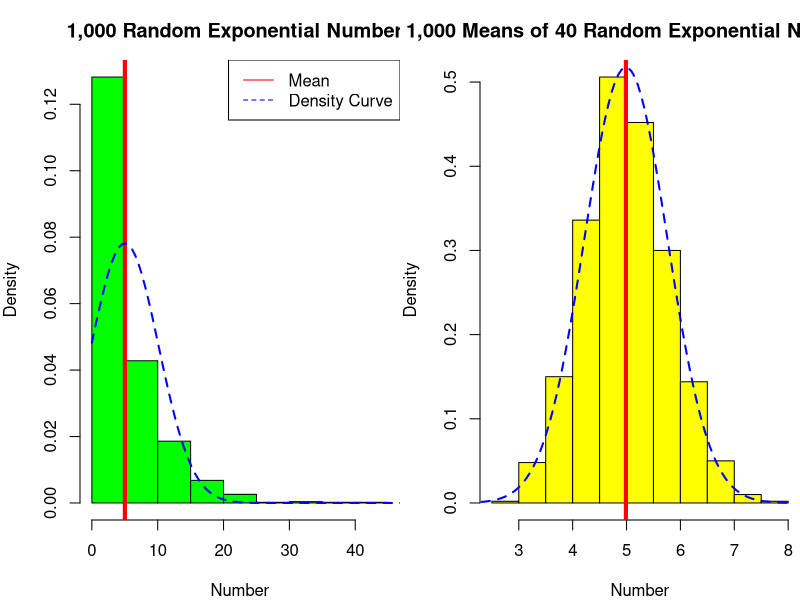
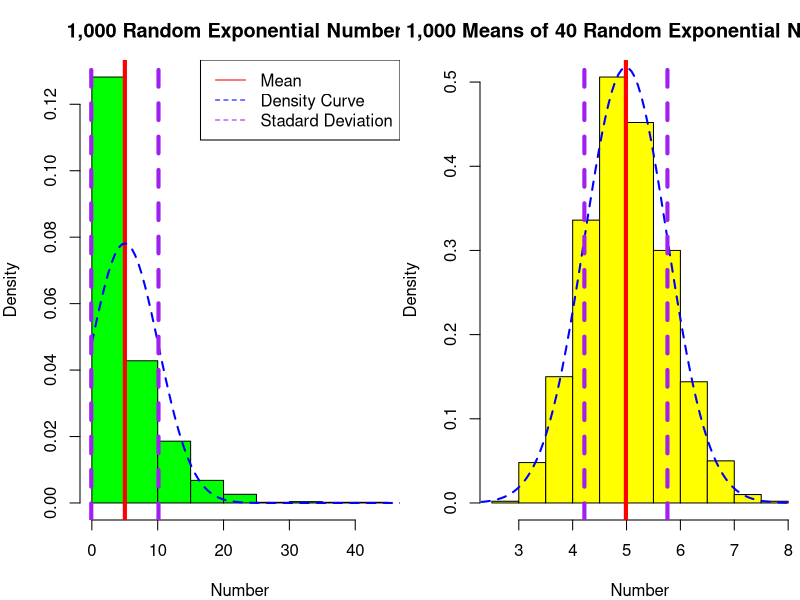

Reproduce these figures in R, in order.
#simulation for 1000 random exponentials
set.seed(1000)
rnumbers <- rexp(1000, 0.2)

#simulation for 1000 averages of 40 random exponentials
set.seed(4000)
rmeans = NULL
for(i in 1:1000) {
        rmeans <- c(rmeans, mean(rexp(40, 0.2)))
}

#comparing means of simulations
par(mfrow = c(1, 2), mar = c(4, 4, 3, 0))
hist(rnumbers, col = "green", xlab = "Number", freq = FALSE,
     main = "1,000 Random Exponential Numbers")
abline(v = mean(rnumbers), col = "red", lwd = 4)
x.num <- seq(0, 50, length.out=100)
y.num <- dnorm(x.num, mean(rnumbers), sd(rnumbers))
lines(x.num, y.num, col = "blue", lwd = 2, lty = 2)
legend("topright", legend = c("Mean", "Density Curve"), col = c("red", "blue"),
       lty = 1:2)
       
hist(rmeans, col = "yellow", xlab = "Number", freq = FALSE,
     main = "1,000 Means of 40 Random Exponential Numbers")
abline(v = mean(rmeans), col = "red", lwd = 4)
x.mean <- seq(2, 8, length.out=100)
y.mean <- dnorm(x.mean, mean(rmeans), sd(rmeans))
lines(x.mean, y.mean, col = "blue", lwd = 2, lty = 2)

means <- data.frame("Dataset" = c("1,000 Numbers", "1,000 Means"), 
                    "Mean" = c(mean(rnumbers), mean(rmeans)))
print(means)

#comparing variances
par(mfrow = c(1, 2), mar = c(4, 4, 3, 0))
hist(rnumbers, col = "green", xlab = "Number", freq = FALSE,
     main = "1,000 Random Exponential Numbers")
abline(v = mean(rnumbers), col = "red", lwd = 4)
x.num <- seq(0, 50, length.out=100)
y.num <- dnorm(x.num, mean(rnumbers), sd(rnumbers))
lines(x.num, y.num, col = "blue", lwd = 2, lty = 2)
legend("topright", legend = c("Mean", "Density Curve", "Stadard Deviation"), 
       col = c("red", "blue", "purple"), lty = c(1, 2, 2))
abline(v = mean(rnumbers) - sd(rnumbers), col = "purple", lwd = 4, lty = 2)
abline(v = mean(rnumbers) + sd(rnumbers), col = "purple", lwd = 4, lty = 2)

hist(rmeans, col = "yellow", xlab = "Number", freq = FALSE,
     main = "1,000 Means of 40 Random Exponential Numbers")
abline(v = mean(rmeans), col = "red", lwd = 4)
x.mean <- seq(2, 8, length.out=100)
y.mean <- dnorm(x.mean, mean(rmeans), sd(rmeans))
lines(x.mean, y.mean, col = "blue", lwd = 2, lty = 2)
abline(v = mean(rmeans) - sd(rmeans), col = "purple", lwd = 4, lty = 2)
abline(v = mean(rmeans) + sd(rmeans), col = "purple", lwd = 4, lty = 2)

sds <- data.frame("Dataset" = c("1,000 Numbers", "1,000 Means"), 
                  "Standard Deviation" = c(sd(rnumbers), sd(rmeans)))
print(sds)

#prove normal distribution
sd1low <- mean(rmeans) - sd(rmeans)
sd2low <- mean(rmeans) - 2*sd(rmeans)
sd3low <- mean(rmeans) - 3*sd(rmeans)
sd1high <- mean(rmeans) + sd(rmeans)
sd2high <- mean(rmeans) + 2*sd(rmeans)
sd3high <- mean(rmeans) + 3*sd(rmeans)
sd1percent <- length(which(rmeans <= sd1high & rmeans >=sd1low))/length(rmeans)
sd2percent <- length(which(rmeans <= sd2high & rmeans >=sd2low))/length(rmeans)
sd3percent <- length(which(rmeans <= sd3high & rmeans >=sd3low))/length(rmeans)
dist <- data.frame("Standard_Deviations" = c(1, 2, 3), 
                   "Normal_Distribution" = c(.68, .95, .99),
                   "Simulation_Percents" = c(sd1percent, sd2percent, sd3percent))
print(dist)





